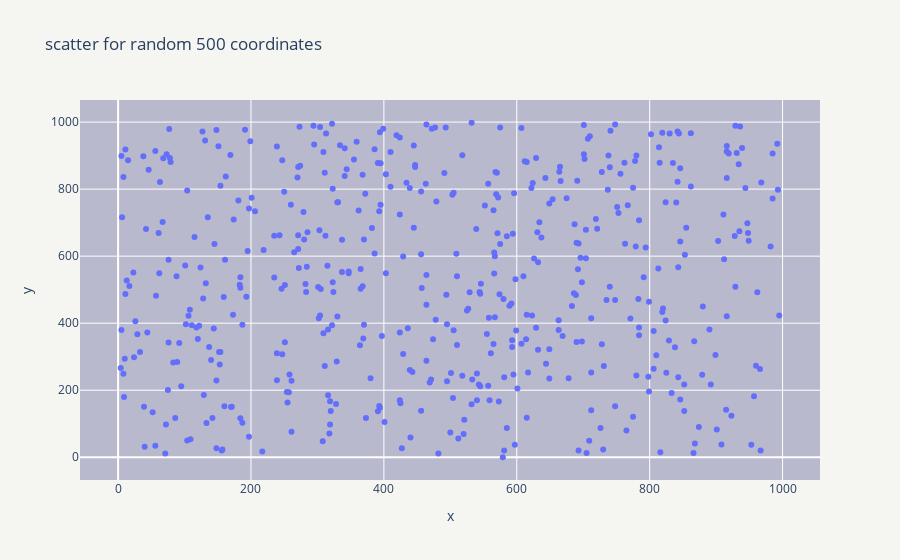

The notebook cell this image was saved under:
### Markdown cell above
3. **Write a program to draw a scatter plot for random 500 x and y coordinates and style it**

### Code cell
# plot scatter for random 500 coordinates with styling
x_val = np.random.randint(0, 1000, size=500)
y_val = np.random.randint(0, 1000, size=500)

plot = px.scatter(x=x_val, y=y_val, title='scatter for random 500 coordinates')
plot.update_layout(
    paper_bgcolor="#f5f5f1",
    plot_bgcolor="#b9b9cd"
)
plot.show()

### Figure 1 — Plotly figure (JSON) as saved in the notebook; plotly's stock layout.template omitted (floating-point values rounded to 4 significant figures; data arrays with more than 128 entries replaced by an {"elided": "..."} marker saying what was removed)
{"data": [{"hovertemplate": "x=%{x}<br>y=%{y}<extra></extra>", "legendgroup": "", "marker": {"color": "#636efa", "symbol": "circle"}, "mode": "markers", "name": "", "orientation": "v", "showlegend": false, "type": "scatter", "x": {"elided": "500 int values"}, "xaxis": "x", "y": {"elided": "500 int values"}, "yaxis": "y"}], "layout": {"legend": {"tracegroupgap": 0}, "paper_bgcolor": "#f5f5f1", "plot_bgcolor": "#b9b9cd", "title": {"text": "scatter for random 500 coordinates"}, "xaxis": {"anchor": "y", "domain": [0, 1], "title": {"text": "x"}}, "yaxis": {"anchor": "x", "domain": [0, 1], "title": {"text": "y"}}}}
